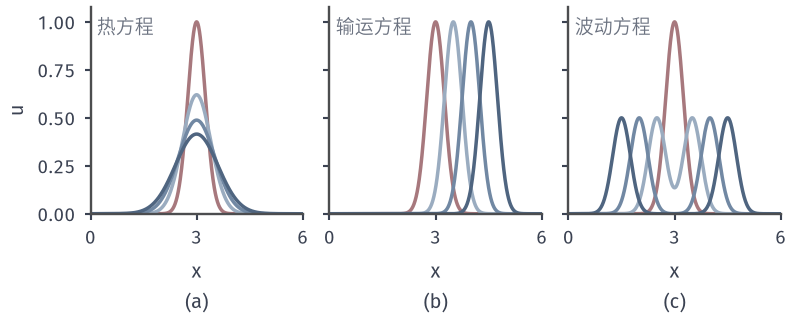

Here is the Python script that generated this plot:
from pathlib import Path
import sys
ROOT = next(p for p in Path(__file__).resolve().parents if (p/'build.sh').is_file() and (p/'tex/book.tex').is_file())
sys.path.insert(0, str(ROOT/'figures/06-differential-equations/02-partial-differential-equations/matplotlib/pdeprob-common'))
from pdeprob_common import *
# Target: the same Gaussian bump under heat, transport and wave equations (exact solutions).
fig, axs = figure(width_mm=112, height_mm=46, ncols=3, sharey=True)
s0=.25; X=np.linspace(0,6,800); T=[0,.5,1,1.5]
g=lambda x:np.exp(-(x-3)**2/(2*s0**2))
sols=[lambda x,t:s0/np.sqrt(s0**2+2*.1*t)*np.exp(-(x-3)**2/(2*(s0**2+2*.1*t))),
      lambda x,t:g(x-t),
      lambda x,t:.5*(g(x-t)+g(x+t))]
for ax,f,l,n in zip(axs,sols,'abc',('热方程','输运方程','波动方程')):
    style(ax)
    for t,c in zip(T,[RED]+SHADES[1:]):
        ax.plot(X,f(X,t),color=c,lw=1.4)
    ax.set_xlim(0,6); ax.set_ylim(0,1.08); ax.set_xticks([0,3,6]); sub(ax,l,'$x$')
    ax.text(.03,.95,n,transform=ax.transAxes,color=MUTED,fontsize=7.5,va='top')
axs[0].set_ylabel('$u$')
save(fig, Path(__file__).resolve().parent, 'figure', {'formula':'exact solutions; kappa=0.1,b=1,c=1, sigma0=0.25, t=0,0.5,1,1.5'})
